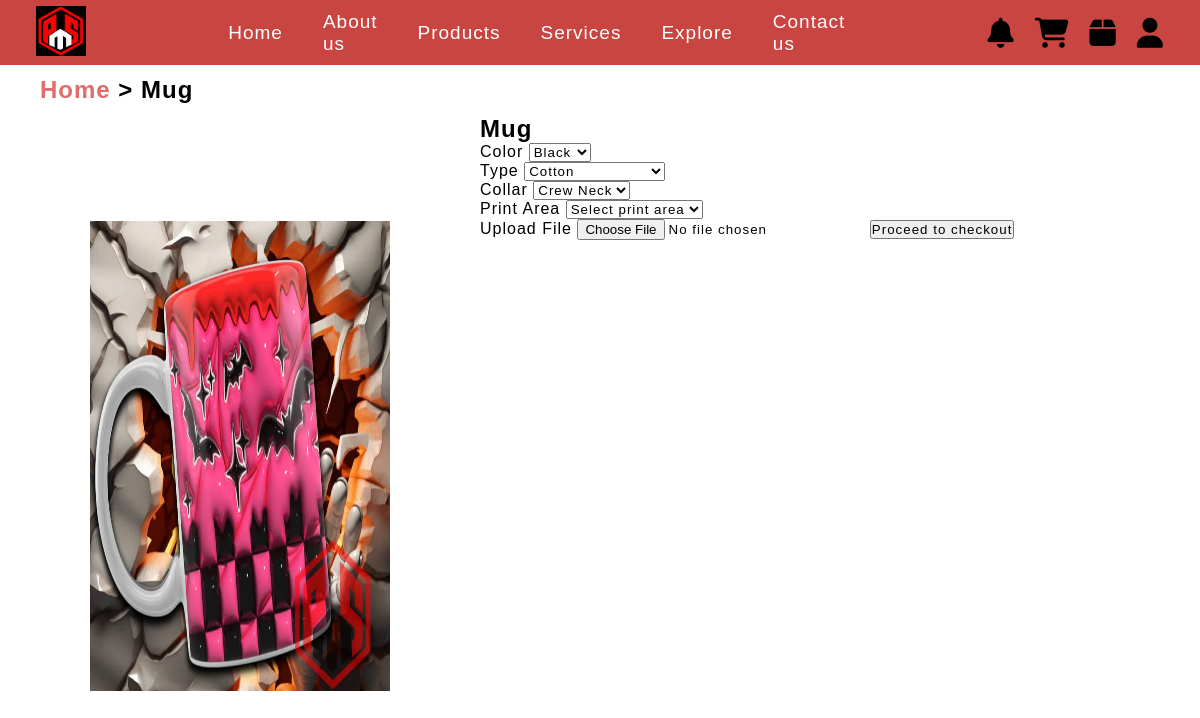
Page /customer-page/customizationProducts/productMugs.php?catalog_id=2 (signed in) on the committed database.
### tables this page shows
CREATE TABLE `product_catalog` (
  `catalog_id` int(11) NOT NULL,
  `catalog_image` varchar(255) NOT NULL,
  `catalog_name` varchar(255) NOT NULL
);

### customer-page/customizationProducts/productMugs.php (the view, shortened to what this page needs)
<?php include("../connection.php"); ?>
<!DOCTYPE html>
<html lang="en">
<head>
    <link rel="stylesheet" href="https://cdnjs.cloudflare.com/ajax/libs/font-awesome/6.5.1/css/all.min.css" />
</head>
<body>
<?php
    if(isset($_GET['catalog_id']) && isset($_SESSION['customer_id'])){
        $catalog_id = $_GET['catalog_id'];
        $customer_id = $_SESSION['customer_id'];
        $products = mysqli_query($conn, "SELECT * FROM product_catalog INNER JOIN customer ON product_catalog.catalog_id=$catalog_id = customer.customer_id=$customer_id");
        $row1 = mysqli_fetch_assoc($products);
    }
?>
<?php include("website-product-header.php"); ?>
<section>
        <div class="section-header ">
            <h1><span><a href="../userpage.php">Home</a></span> > <?= $row1['catalog_name']; ?></h1>
        </div>
    <div class="content">
        <div class="section-left-image">
            <div class="display-image">
                    <img src="<?= $row1['catalog_image']; ?>" alt="" id="displayImage">
            </div>
        </div>
        <div class="section-right-content">
            <h1><?= $row1['catalog_name']; ?></h1>
                <form action="" method="post" enctype="multipart/form-data">
                    <div class="color name">
                        <label for="color">Color</label>
                        <select name="color" id="color">
                            <option value="black">Black</option>
                        </select>
                    </div>
                    <div class="type name">
                        <label for="type">Type</label>
                        <select name="type" id="type">
                            <option value="cotton">Cotton</option>
                        </select>
                    </div>
                    <div class="collar name">
                        <label for="collar">Collar</label>
                        <select name="collar" id="collar">
                            <option value="crew-neck">Crew Neck</option>
                        </select>
                    </div>
                    <div class="print-area name">
                        <label for="print-area">Print Area</label>
                        <select name="print-area" id="print-area">
                            <option value="select-print-area">Select print area</option>
                        </select>
                    </div>
                    <label for="upload_file">Upload File</label>
                    <input type="file" name="upload_file" id="upload_file">
                        <button name="proceed">Proceed to checkout</button>
                </form>
         </div>
    </div>
</section>
</body>
</html>

### customer-page/customizationProducts/website-product-header.php (style rules this page uses)
* { margin: 0; padding: 0; font-family: Arial, Helvetica, sans-serif; letter-spacing: 1px; }
html { scroll-behavior: smooth; }

### customer-page/customizationProducts/productMugs.php (style rules this page uses)
section { width: 100%; height: calc(100vh - 65px); position: relative; }
section .section-header { width: 100%; height: 50px; display: flex; align-items: center; }
section .section-header h1 { margin-left: 40px; }
section .section-header h1 span a { color: #E16C69; text-decoration: none; }
section .content { width: 100%; height: calc(100vh - 114.7px); display: flex; }
section .content .section-left-image { width: 40%; display: flex; align-items: center; justify-content: space-evenly; }
section .content .section-right-content { width: 60%; height: 90%; }
section .content .section-left-image .display-image img { width: 300px; height: 470px; }

### rows in the picture
product_catalog: catalog_name "Mug", catalog_image (picture)
